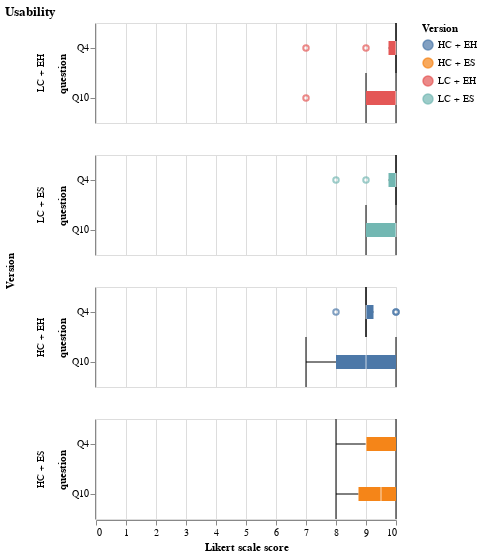

Notebook source saved alongside this figure:
### Code cell
charts[4]

### Figure 1 — Vega-Lite specification as saved in the notebook (floating-point values rounded to 4 significant figures)
{"config": {"view": {"continuousWidth": 300, "continuousHeight": 300}}, "data": {"name": "data-e0f7d608d582b79c0f75d8939555e86d"}, "mark": {"type": "boxplot", "ticks": true}, "encoding": {"color": {"field": "version", "title": "Version", "type": "nominal"}, "row": {"field": "version", "sort": ["LC + EH", "LC + ES", "HC + EH", "HC + ES"], "spacing": 30, "title": "Version", "type": "nominal"}, "x": {"field": "value", "scale": {"domain": [0, 10]}, "title": "Likert scale score", "type": "quantitative"}, "y": {"field": "question", "sort": ["LC + EH", "LC + ES", "HC + EH", "HC + ES"], "type": "nominal"}}, "height": 100, "title": "Usability", "$schema": "https://vega.github.io/schema/vega-lite/v5.8.0.json", "datasets": {"data-e0f7d608d582b79c0f75d8939555e86d": [{"version": "LC + ES", "question": "Q4", "value": 10}, {"version": "LC + ES", "question": "Q4", "value": 10}, {"version": "LC + EH", "question": "Q4", "value": 10}, {"version": "HC + ES", "question": "Q4", "value": 9}, {"version": "HC + EH", "question": "Q4", "value": 8}, {"version": "LC + EH", "question": "Q4", "value": 10}, {"version": "LC + EH", "question": "Q4", "value": 10}, {"version": "LC + ES", "question": "Q4", "value": 10}, {"version": "HC + ES", "question": "Q4", "value": 9}, {"version": "LC + EH", "question": "Q4", "value": 9}, {"version": "HC + EH", "question": "Q4", "value": 9}, {"version": "HC + EH", "question": "Q4", "value": 9}, {"version": "HC + EH", "question": "Q4", "value": 9}, {"version": "LC + ES", "question": "Q4", "value": 8}, {"version": "HC + ES", "question": "Q4", "value": 8}, {"version": "LC + ES", "question": "Q4", "value": 10}, {"version": "LC + EH", "question": "Q4", "value": 10}, {"version": "HC + ES", "question": "Q4", "value": 9}, {"version": "HC + ES", "question": "Q4", "value": 9}, {"version": "HC + ES", "question": "Q4", "value": 10}, {"version": "HC + EH", "question": "Q4", "value": 10}, {"version": "HC + EH", "question": "Q4", "value": 9}, {"version": "HC + EH", "question": "Q4", "value": 9}, {"version": "LC + ES", "question": "Q4", "value": 10}, {"version": "HC + ES", "question": "Q4", "value": 10}, {"version": "LC + ES", "question": "Q4", "value": 9}, {"version": "LC + EH", "question": "Q4", "value": 10}, {"version": "HC + ES", "question": "Q4", "value": 10}, {"version": "LC + EH", "question": "Q4", "value": 10}, {"version": "HC + EH", "question": "Q4", "value": 10}, {"version": "LC + ES", "question": "Q4", "value": 10}, {"version": "LC + EH", "question": "Q4", "value": 7}, {"version": "LC + ES", "question": "Q10", "value": 9}, {"version": "LC + ES", "question": "Q10", "value": 10}, {"version": "LC + EH", "question": "Q10", "value": 10}, {"version": "HC + ES", "question": "Q10", "value": 9}, {"version": "HC + EH", "question": "Q10", "value": 10}, {"version": "LC + EH", "question": "Q10", "value": 9}, {"version": "LC + EH", "question": "Q10", "value": 10}, {"version": "LC + ES", "question": "Q10", "value": 10}, {"version": "HC + ES", "question": "Q10", "value": 10}, {"version": "LC + EH", "question": "Q10", "value": 10}, {"version": "HC + EH", "question": "Q10", "value": 9}, {"version": "HC + EH", "question": "Q10", "value": 8}, {"version": "HC + EH", "question": "Q10", "value": 9}, {"version": "LC + ES", "question": "Q10", "value": 9}, {"version": "HC + ES", "question": "Q10", "value": 8}, {"version": "LC + ES", "question": "Q10", "value": 10}, {"version": "LC + EH", "question": "Q10", "value": 10}, {"version": "HC + ES", "question": "Q10", "value": 8}, {"version": "HC + ES", "question": "Q10", "value": 10}, {"version": "HC + ES", "question": "Q10", "value": 9}, {"version": "HC + EH", "question": "Q10", "value": 7}, {"version": "HC + EH", "question": "Q10", "value": 8}, {"version": "HC + EH", "question": "Q10", "value": 10}, {"version": "LC + ES", "question": "Q10", "value": 10}, {"version": "HC + ES", "question": "Q10", "value": 10}, {"version": "LC + ES", "question": "Q10", "value": 10}, {"version": "LC + EH", "question": "Q10", "value": 9}, {"version": "HC + ES", "question": "Q10", "value": 10}, {"version": "LC + EH", "question": "Q10", "value": 10}, {"version": "HC + EH", "question": "Q10", "value": 10}, {"version": "LC + ES", "question": "Q10", "value": 9}, {"version": "LC + EH", "question": "Q10", "value": 7}]}}
